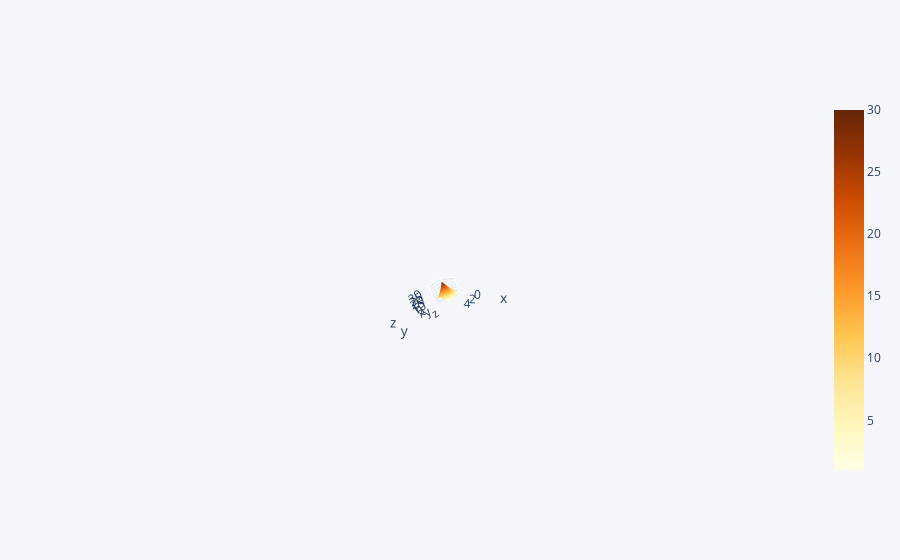

Notebook code for this chart:
### Code cell
df3 = pd.DataFrame({"x":[1, 2, 3, 4, 5], "y":[10, 20, 30, 20, 10], "z":[5, 4, 3, 2, 1]})
df3.iplot(kind='surface', colorscale='ylorbr') #, x='x', y='y', z='z'

### Figure 1 — Plotly figure (JSON) as saved in the notebook; plotly's stock layout.template omitted (floating-point values rounded to 4 significant figures)
{"data": [{"colorscale": [[0, "rgb(255,255,229)"], [0.125, "rgb(255,247,188)"], [0.25, "rgb(254,227,145)"], [0.375, "rgb(254,196,79)"], [0.5, "rgb(254,153,41)"], [0.625, "rgb(236,112,20)"], [0.75, "rgb(204,76,2)"], [0.875, "rgb(153,52,4)"], [1, "rgb(102,37,6)"]], "type": "surface", "x": [0, 1, 2, 3, 4], "y": ["x", "y", "z"], "z": [[1, 2, 3, 4, 5], [10, 20, 30, 20, 10], [5, 4, 3, 2, 1]]}], "layout": {"autosize": true, "legend": {"bgcolor": "#F5F6F9", "font": {"color": "#4D5663"}}, "paper_bgcolor": "#F5F6F9", "plot_bgcolor": "#F5F6F9", "scene": {"aspectmode": "auto", "aspectratio": {"x": 1, "y": 1, "z": 1}, "camera": {"center": {"x": 0, "y": 0, "z": 0}, "eye": {"x": 15.75, "y": 15.54, "z": 7.92}, "projection": {"type": "perspective"}, "up": {"x": -0.1907, "y": 0.2385, "z": 0.9522}}}, "title": {"font": {"color": "#4D5663"}}, "xaxis": {"gridcolor": "#E1E5ED", "showgrid": true, "tickfont": {"color": "#4D5663"}, "title": {"font": {"color": "#4D5663"}, "text": ""}, "zerolinecolor": "#E1E5ED"}, "yaxis": {"gridcolor": "#E1E5ED", "showgrid": true, "tickfont": {"color": "#4D5663"}, "title": {"font": {"color": "#4D5663"}, "text": ""}, "zerolinecolor": "#E1E5ED"}}}
